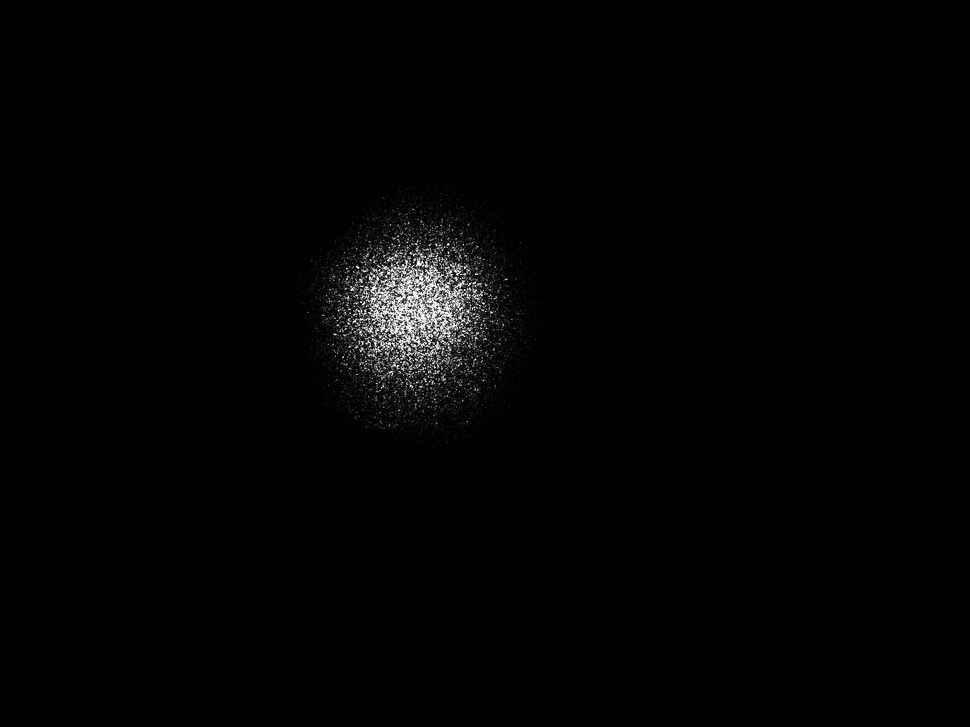
#> input picture TEM00new.jpg, 970 x 727 px, shrunk from 1280 x 960 before the run, found by its file name
$ jupyter execute 'TEM00 (2).ipynb'
#> lines starting #> are read from the running program, lines starting #| are printed output that depends on the picture
<div dir="rtl" lang="he" xml:lang="he">
<font size=6> עיבוד נתונים - מעבדה ג'</font>

<font size=5> מחברת colab </font>

[cell 1]
import cv2
import numpy as np
import matplotlib.pyplot as plt
from scipy.optimize import curve_fit

# 1. Load image and convert to grayscale
img_path = '/content/TEM00new.jpg'
img_raw = cv2.imread(img_path)
#> img_raw is the input picture: shape (727, 970, 3); min 0, max 255, mean 3.1

if img_raw is not None:
    img = cv2.cvtColor(img_raw, cv2.COLOR_BGR2GRAY)
else:
    # If the file is not loaded, create a synthetic demo image
    print("Warning: Image file not found. Creating a synthetic image.")
    x_grid, y_grid = np.meshgrid(np.linspace(-10, 10, 500), np.linspace(-10, 10, 500))
    img = np.exp(-(x_grid**2 + y_grid**2) / 10) * 255
    img = img.astype(np.uint8)

# 2. Rotate image (if needed)
# Set rotation angle (in degrees)
angle = 0  # Change this value if the image needs rotation
if angle != 0:
    (h, w) = img.shape[:2]
    center = (w // 2, h // 2)
    M = cv2.getRotationMatrix2D(center, angle, 1.0)
    img_rot = cv2.warpAffine(img, M, (w, h))
else:
    img_rot = img.copy()

# 3. Define Region of Interest  manually in pixels instead of interactive imcrop
# Crop the center of the image by default
h, w = img_rot.shape
#> h = 727; w = 970
crop_ymin, crop_ymax = int(h * 0.2), int(h * 0.8)
#> crop_ymin = 145; crop_ymax = 581
crop_xmin, crop_xmax = int(w * 0.2), int(w * 0.8)
#> crop_xmin = 194; crop_xmax = 776
img_crop = img_rot[crop_ymin:crop_ymax, crop_xmin:crop_xmax]
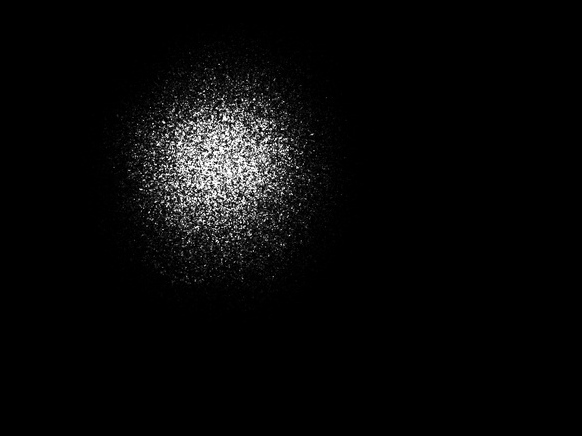
#> img_crop: shape (436, 582); min 0, max 255, mean 8.5

# 4. Sum to 1D (noise reduction)
I_1D = np.sum(img_crop, axis=0).astype(float)
#> I_1D = 582 values, max 22513 at index 215, min 0 at index 0, mean 3719.2

# Background subtraction and normalization
I_1D = I_1D - np.min(I_1D)
if np.max(I_1D) > 0:
    I_1D = I_1D / np.max(I_1D)
#> I_1D = 582 values, max 1 at index 215, min 0 at index 0, mean 0.165

x = np.arange(len(I_1D))
#> x = 582 values from 0 to 581

# 5. Define Hermite-Gauss model
def hg_model(x, A0, A1, A2, A3, x0, w_param, offset):
    arg = np.sqrt(2) * (x - x0) / w_param
    # Hermite polynomials
    H0 = 1.0
    H1 = 2.0 * arg
    H2 = 4.0 * (arg**2) - 2.0
    H3 = 8.0 * (arg**3) - 12.0 * arg

    envelope = np.exp(-2.0 * (x - x0)**2 / (w_param**2))
    term = (A0 * H0**2 + A1 * H1**2 + A2 * H2**2 + A3 * H3**2) * envelope + offset
    return term

# Initial guesses
x0_guess = float(np.mean(x))
#> x0_guess = 290.5
w_guess = float(len(x) / 4.0)
#> w_guess = 145.5
p0 = [0.5, 0.5, 0.1, 0.1, x0_guess, w_guess, 0.0]
#> p0 = [0.5, 0.5, 0.1, 0.1, 290.5, 145.5, 0]

# Parameter bounds
lb = [0, 0, 0, 0, float(np.min(x)), 1.0, -0.2]
#> lb = [0, 0, 0, 0, 0, 1, -0.2]
ub = [10.0, 10.0, 10.0, 10.0, float(np.max(x)), float(len(x)), 0.5]
#> ub = [10, 10, 10, 10, 581, 582, 0.5]

try:
    # Perform fit using curve_fit
    p_fit, pcov = curve_fit(hg_model, x, I_1D, p0=p0, bounds=(lb, ub))
#> p_fit = [0.921, 5.02e-13, 2.79e-22, 0.000127, 220.9, 85.41, -0.00537]

    # Calculate R^2
    residuals = I_1D - hg_model(x, *p_fit)
#> residuals = 582 values, max 0.139 at index 182, min -0.112 at index 220, mean 1.1e-14
    ss_res = np.sum(residuals**2)
#> ss_res = 0.441
    ss_tot = np.sum((I_1D - np.mean(I_1D))**2)
#> ss_tot = 48.03
    R_squared = 1.0 - (ss_res / ss_tot)
#> R_squared = 0.991

    # Display results
    A_coeffs = p_fit[0:4]
#> A_coeffs = [0.921, 5.02e-13, 2.79e-22, 0.000127]
    A_norm = A_coeffs / np.sum(A_coeffs) if np.sum(A_coeffs) > 0 else A_coeffs
#> A_norm = [1, 5.45e-13, 3.03e-22, 0.000138]

    print(f"\n--- Fit Results for {img_path} ---")
    print(f"Beam center (x0): {p_fit[4]:.2f} pixels")
#| Beam center (x0): 220.94 pixels
    print(f"Beam waist (w):   {p_fit[5]:.2f} pixels")
#| Beam waist (w):   85.41 pixels
    print(f"Goodness of fit (R^2): {R_squared:.4f}\n")
#| Goodness of fit (R^2): 0.9908
    for i in range(4):
        print(f"A_{i} = {A_coeffs[i]:.4f} (Relative contribution: {A_norm[i]*100:.1f}%)")
#> this loop made 4 passes
#| A_0 = 0.9214 (Relative contribution: 100.0%)
#| A_1 = 0.0000 (Relative contribution: 0.0%)
#| A_2 = 0.0000 (Relative contribution: 0.0%)
#| A_3 = 0.0001 (Relative contribution: 0.0%)

    # 6. Plot graphs
    fig, axes = plt.subplots(1, 2, figsize=(14, 5))

    # Plot 1: Cropped mode image
    im = axes[0].imshow(img_crop, cmap='hot')
    fig.colorbar(im, ax=axes[0])
    axes[0].set_title('Mode Image (Rotated and Cropped)')
    axes[0].set_xlabel('X (Pixels)')
    axes[0].set_ylabel('Y (Pixels)')

    # Plot 2: Data points only
    axes[1].plot(x, I_1D, 'b.', label='Data (1D Sum)')
    axes[1].grid(True, linestyle='--', alpha=0.7)
    axes[1].set_title('1D Intensity Profile')
    axes[1].set_xlabel('X Position (Pixels)')
    axes[1].set_ylabel('Normalized Intensity')
    axes[1].legend()

    plt.tight_layout()
    plt.show()
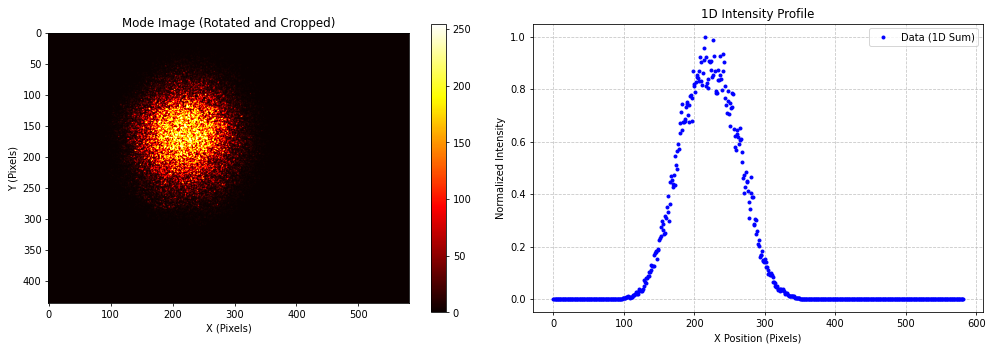
#> figure drawn by matplotlib, 3 panels; panel 2: curve peaks at x = 215, y = 1
except Exception as e:
    print(f"Error during fitting: {e}")

$ run again, with TEM30new.jpg copied over TEM00new.jpg
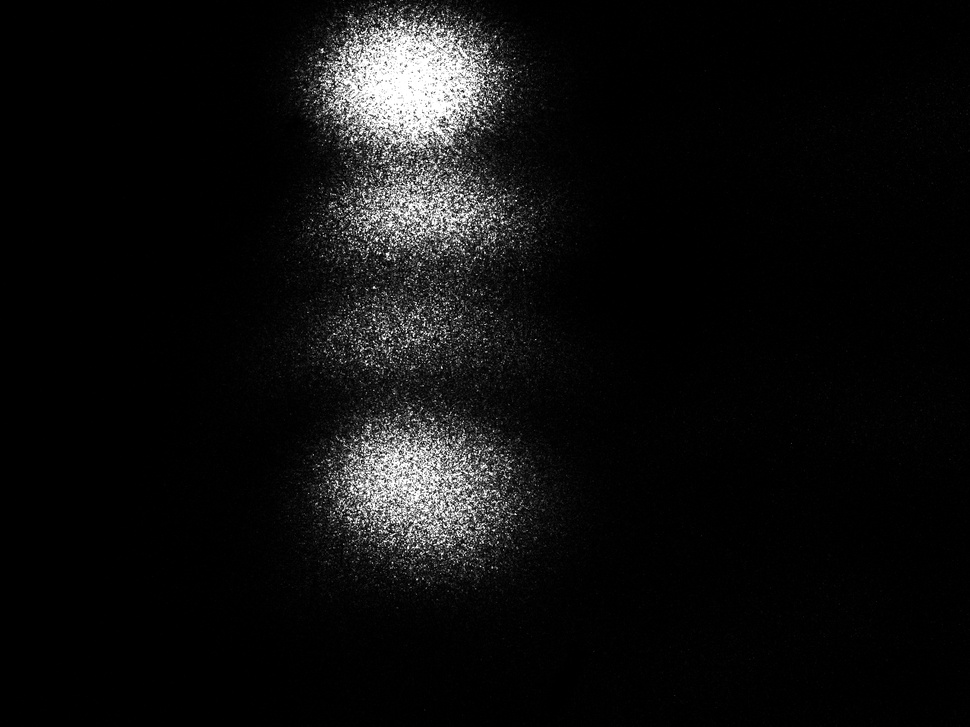
#> input picture TEM30new.jpg, 970 x 727 px, shrunk from 1280 x 960 before the run, found by its file name
#> img_raw is the input picture: shape (727, 970, 3); min 0, max 255, mean 15
#> `img_crop = img_rot[crop_ymin:crop_ymax, crop_xmin:crop_xmax]`:
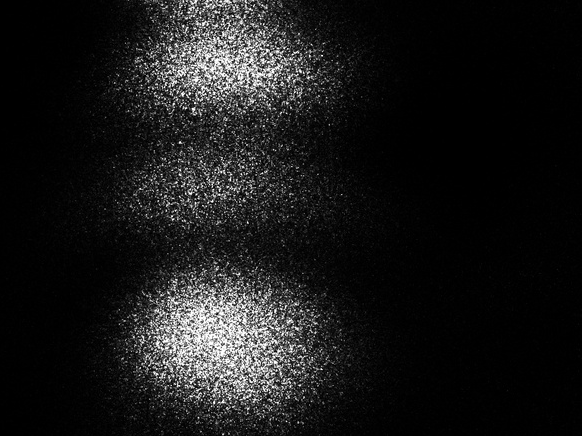
#> img_crop: shape (436, 582); min 0, max 255, mean 25.3
#> `I_1D = np.sum(img_crop, axis=0).astype(float)`: I_1D = 582 values, max 45820 at index 219, min 117 at index 0, mean 11023.4
#> `I_1D = I_1D - np.min(I_1D)`: I_1D = 582 values, max 45703 at index 219, min 0 at index 0, mean 10906.4
#> `I_1D = I_1D / np.max(I_1D)`: I_1D = 582 values, max 1 at index 219, min 0 at index 0, mean 0.239
#> x = 582 values from 0 to 581
#> x0_guess = 290.5
#> w_guess = 145.5
#> p0 = [0.5, 0.5, 0.1, 0.1, 290.5, 145.5, 0]
#> lb = [0, 0, 0, 0, 0, 1, -0.2]
#> ub = [10, 10, 10, 10, 581, 582, 0.5]
#> p_fit = [0.96, 0.132, 1.19e-13, 0.000395, 222.9, 87.62, 0.00414]
#> residuals = 582 values, max 0.094 at index 173, min -0.0844 at index 258, mean 1.74e-11
#> ss_res = 0.273
#> ss_tot = 64.69
#> R_squared = 0.996
#> A_coeffs = [0.96, 0.132, 1.19e-13, 0.000395]
#> A_norm = [0.879, 0.121, 1.09e-13, 0.000362]
#| Beam center (x0): 222.94 pixels
#| Beam waist (w):   87.62 pixels
#| Goodness of fit (R^2): 0.9958
#> the loop `for i in range(4):` made 4 passes
#| A_0 = 0.9596 (Relative contribution: 87.9%)
#| A_1 = 0.1321 (Relative contribution: 12.1%)
#| A_2 = 0.0000 (Relative contribution: 0.0%)
#| A_3 = 0.0004 (Relative contribution: 0.0%)
#> `plt.show()`:
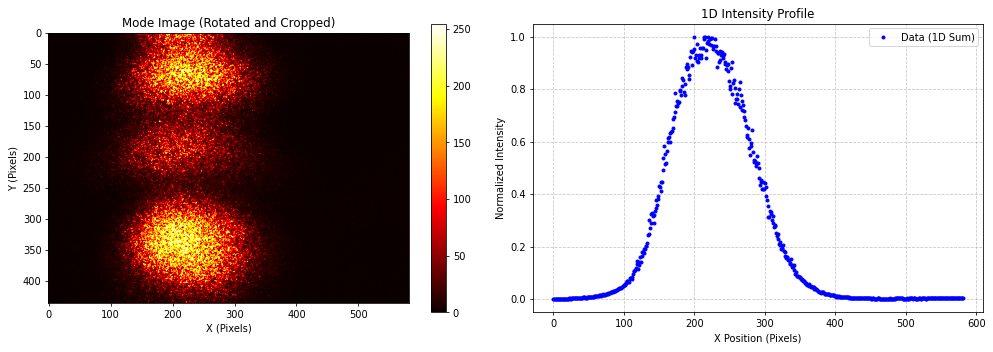
#> figure drawn by matplotlib, 3 panels; panel 2: curve peaks at x = 219, y = 1

$ run again, with TEM10.jpg copied over TEM00new.jpg
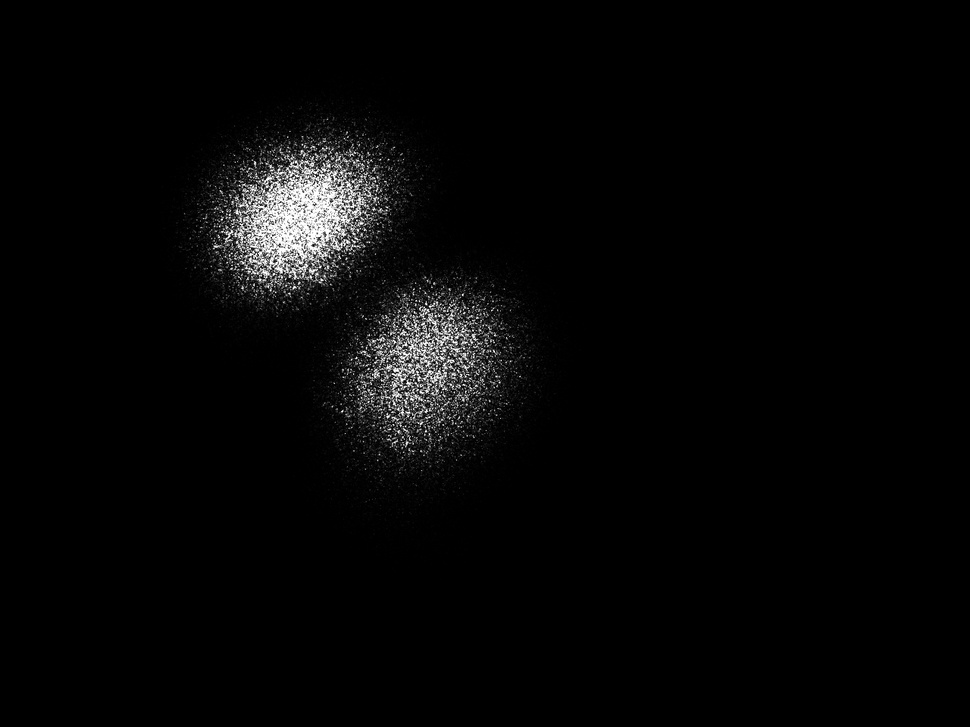
#> input picture TEM10.jpg, 970 x 727 px, shrunk from 1280 x 960 before the run, found by its file name
#> img_raw is the input picture: shape (727, 970, 3); min 0, max 255, mean 6.8
#> `img_crop = img_rot[crop_ymin:crop_ymax, crop_xmin:crop_xmax]`:
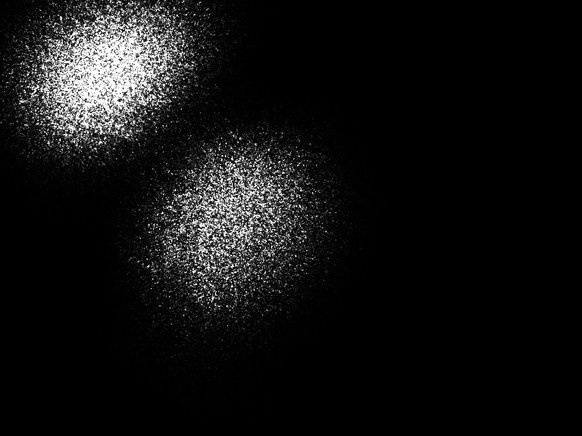
#> img_crop: shape (436, 582); min 0, max 255, mean 18.4
#> `I_1D = np.sum(img_crop, axis=0).astype(float)`: I_1D = 582 values, max 25447 at index 108, min 0 at index 393, mean 8040.9
#> `I_1D = I_1D / np.max(I_1D)`: I_1D = 582 values, max 1 at index 108, min 0 at index 393, mean 0.316
#> x = 582 values from 0 to 581
#> x0_guess = 290.5
#> w_guess = 145.5
#> p0 = [0.5, 0.5, 0.1, 0.1, 290.5, 145.5, 0]
#> lb = [0, 0, 0, 0, 0, 1, -0.2]
#> ub = [10, 10, 10, 10, 581, 582, 0.5]
#> p_fit = [0.476, 0.378, 0.0486, 0.00246, 158.7, 84.71, 0.000599]
#> residuals = 582 values, max 0.193 at index 117, min -0.251 at index 197, mean 1.53e-12
#> ss_res = 2.87
#> ss_tot = 68.7
#> R_squared = 0.958
#> A_coeffs = [0.476, 0.378, 0.0486, 0.00246]
#> A_norm = [0.526, 0.418, 0.0537, 0.00272]
#| Beam center (x0): 158.71 pixels
#| Beam waist (w):   84.71 pixels
#| Goodness of fit (R^2): 0.9582
#> the loop `for i in range(4):` made 4 passes
#| A_0 = 0.4759 (Relative contribution: 52.6%)
#| A_1 = 0.3780 (Relative contribution: 41.8%)
#| A_2 = 0.0486 (Relative contribution: 5.4%)
#| A_3 = 0.0025 (Relative contribution: 0.3%)
#> `plt.show()`:
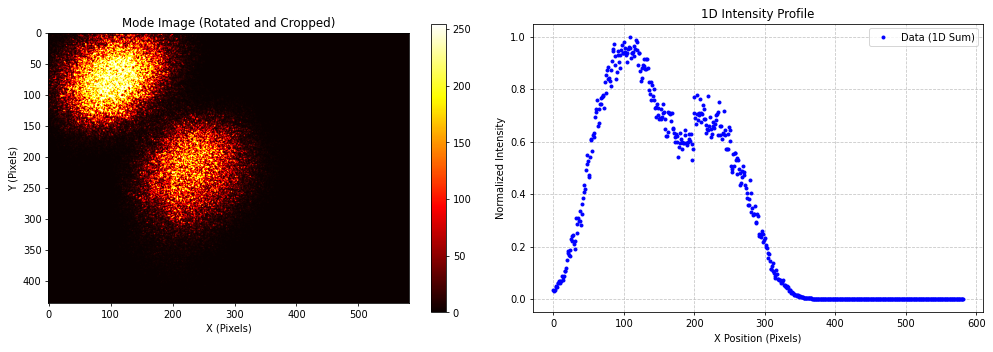
#> figure drawn by matplotlib, 3 panels; panel 2: curve peaks at x = 108, y = 1
